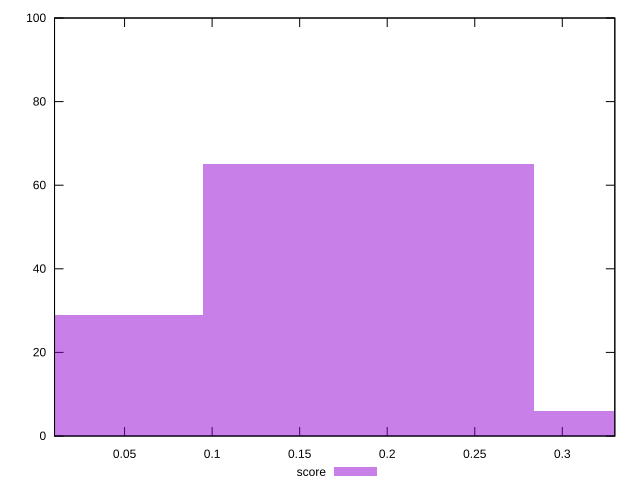

Write the gnuplot code that produced this figure.
reset

$score <<EOF
0 29
0.3781773783806718 6
0.1890886891903359 65
EOF

set key outside below
set boxwidth 0.1890886891903359
set xrange [0.01:0.33]
set yrange [0:100]
set trange [0:100]
set style fill transparent solid 0.5 noborder
set terminal svg size 640, 490 enhanced background rgb 'white'
set output "report_00017_2021-02-10T15-08-03.406Z/max-potential-fid/samples/pages+cached/score/histogram.svg"

plot $score title "score" with boxes

reset
